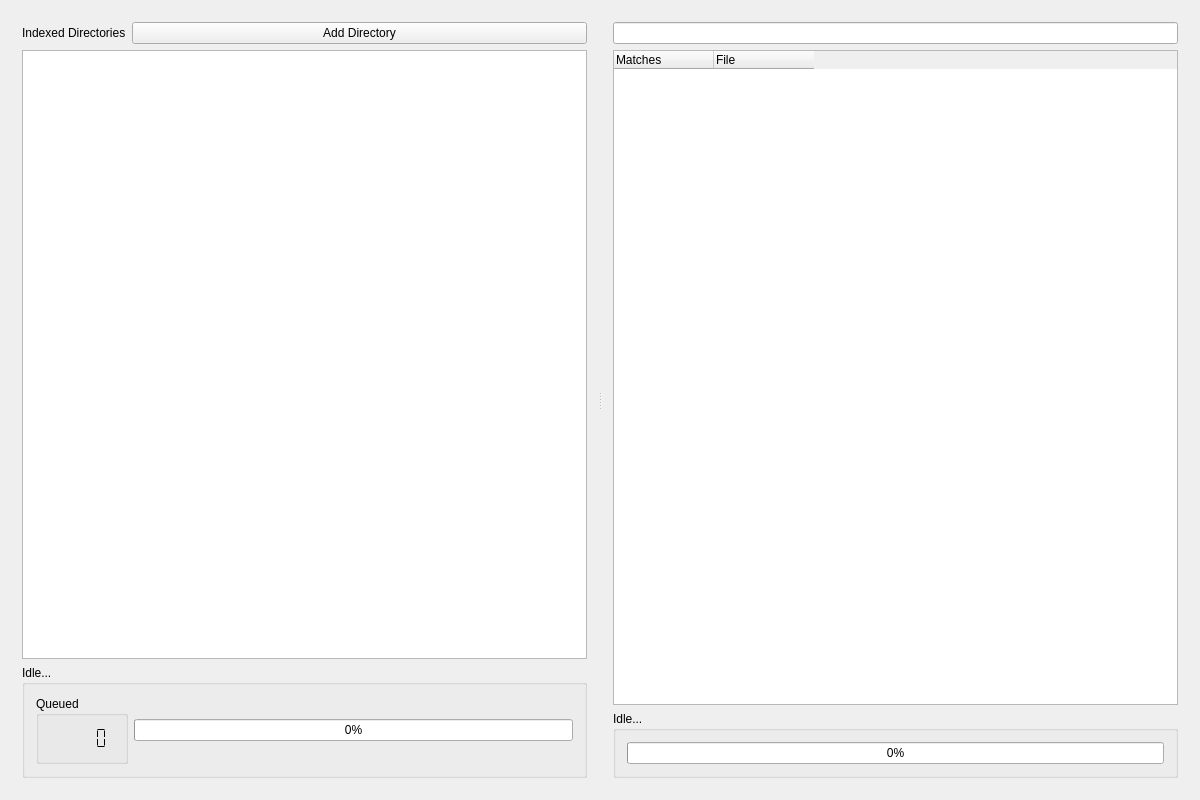
<?xml version="1.0" encoding="UTF-8"?>
<ui version="4.0">
 <class>FolderTextIndexerClass</class>
 <widget class="QMainWindow" name="FolderTextIndexerClass">
  <property name="geometry">
   <rect>
    <x>0</x>
    <y>0</y>
    <width>1200</width>
    <height>800</height>
   </rect>
  </property>
  <property name="windowTitle">
   <string>Global Text Indexer</string>
  </property>
  <widget class="QWidget" name="central_widget">
   <layout class="QVBoxLayout" name="verticalLayout">
    <item>
     <widget class="QSplitter" name="splitter">
      <property name="sizePolicy">
       <sizepolicy hsizetype="Expanding" vsizetype="Expanding">
        <horstretch>0</horstretch>
        <verstretch>0</verstretch>
       </sizepolicy>
      </property>
      <property name="orientation">
       <enum>Qt::Horizontal</enum>
      </property>
      <widget class="QWidget" name="left_widget" native="true">
       <property name="sizePolicy">
        <sizepolicy hsizetype="Preferred" vsizetype="Preferred">
         <horstretch>0</horstretch>
         <verstretch>0</verstretch>
        </sizepolicy>
       </property>
       <layout class="QVBoxLayout" name="verticalLayout_2">
        <item>
         <layout class="QHBoxLayout" name="left_widget_upper_horizontal_layout">
          <item>
           <widget class="QLabel" name="indexed_dirs_label">
            <property name="styleSheet">
             <string notr="true">font: 12pt &quot;Times New Roman&quot;;</string>
            </property>
            <property name="text">
             <string>Indexed Directories</string>
            </property>
            <property name="scaledContents">
             <bool>false</bool>
            </property>
            <property name="wordWrap">
             <bool>false</bool>
            </property>
           </widget>
          </item>
          <item>
           <widget class="QPushButton" name="add_dir_button">
            <property name="sizePolicy">
             <sizepolicy hsizetype="Expanding" vsizetype="Fixed">
              <horstretch>0</horstretch>
              <verstretch>0</verstretch>
             </sizepolicy>
            </property>
            <property name="text">
             <string>Add Directory</string>
            </property>
           </widget>
          </item>
         </layout>
        </item>
        <item>
         <widget class="QListWidget" name="indexed_dirs_list_widget"/>
        </item>
        <item>
         <layout class="QHBoxLayout" name="left_widget_lower_horizontal_layout">
          <item>
           <widget class="QGroupBox" name="dir_indexing_progress_group_box">
            <property name="enabled">
             <bool>true</bool>
            </property>
            <property name="title">
             <string>Idle...</string>
            </property>
            <layout class="QHBoxLayout" name="horizontalLayout_4">
             <property name="sizeConstraint">
              <enum>QLayout::SetDefaultConstraint</enum>
             </property>
             <item>
              <widget class="QGroupBox" name="queued_dirs_counter_group_box">
               <property name="title">
                <string>Queued</string>
               </property>
               <layout class="QHBoxLayout" name="horizontalLayout_3">
                <item>
                 <widget class="QLCDNumber" name="queued_dirs_counter_lcd_number">
                  <property name="frameShape">
                   <enum>QFrame::NoFrame</enum>
                  </property>
                  <property name="smallDecimalPoint">
                   <bool>false</bool>
                  </property>
                  <property name="segmentStyle">
                   <enum>QLCDNumber::Flat</enum>
                  </property>
                 </widget>
                </item>
               </layout>
              </widget>
             </item>
             <item>
              <widget class="QProgressBar" name="dir_indexing_progress_bar">
               <property name="enabled">
                <bool>true</bool>
               </property>
               <property name="value">
                <number>0</number>
               </property>
              </widget>
             </item>
            </layout>
           </widget>
          </item>
         </layout>
        </item>
       </layout>
      </widget>
      <widget class="QWidget" name="right_widget" native="true">
       <property name="sizePolicy">
        <sizepolicy hsizetype="Preferred" vsizetype="Preferred">
         <horstretch>0</horstretch>
         <verstretch>0</verstretch>
        </sizepolicy>
       </property>
       <layout class="QVBoxLayout" name="verticalLayout_3">
        <item>
         <widget class="QLineEdit" name="lookup_pattern_line_edit"/>
        </item>
        <item>
         <widget class="QTreeWidget" name="matched_files_tree_widget">
          <attribute name="headerStretchLastSection">
           <bool>false</bool>
          </attribute>
          <column>
           <property name="text">
            <string>Matches</string>
           </property>
          </column>
          <column>
           <property name="text">
            <string>File</string>
           </property>
          </column>
         </widget>
        </item>
        <item>
         <widget class="QGroupBox" name="lookup_progress_group_box">
          <property name="title">
           <string>Idle...</string>
          </property>
          <layout class="QHBoxLayout" name="horizontalLayout">
           <item>
            <widget class="QProgressBar" name="lookup_progress_bar">
             <property name="value">
              <number>0</number>
             </property>
            </widget>
           </item>
          </layout>
         </widget>
        </item>
       </layout>
      </widget>
     </widget>
    </item>
   </layout>
  </widget>
 </widget>
 <layoutdefault spacing="6" margin="11"/>
 <resources>
  <include location="FolderTextIndexer.qrc"/>
 </resources>
 <connections/>
</ui>
